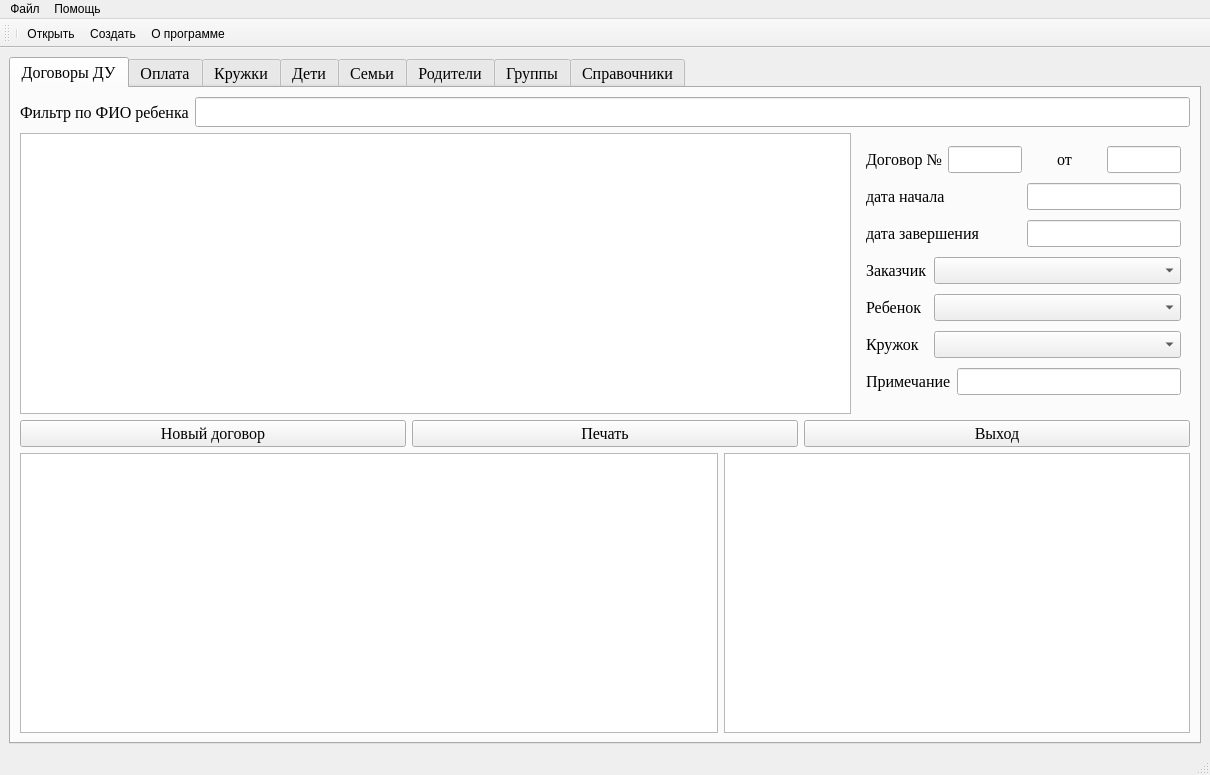
<?xml version="1.0" encoding="UTF-8"?>
<ui version="4.0">
 <class>MainWindow</class>
 <widget class="QMainWindow" name="MainWindow">
  <property name="geometry">
   <rect>
    <x>0</x>
    <y>0</y>
    <width>1210</width>
    <height>775</height>
   </rect>
  </property>
  <property name="windowTitle">
   <string>Платные Услуги</string>
  </property>
  <widget class="QWidget" name="centralwidget">
   <layout class="QVBoxLayout" name="verticalLayout_3">
    <item>
     <widget class="QTabWidget" name="tabWidget">
      <property name="font">
       <font>
        <family>Times New Roman</family>
        <pointsize>12</pointsize>
       </font>
      </property>
      <property name="currentIndex">
       <number>0</number>
      </property>
      <widget class="QWidget" name="tab_ContractsView">
       <attribute name="title">
        <string>Договоры ДУ</string>
       </attribute>
       <layout class="QVBoxLayout" name="verticalLayout">
        <item>
         <layout class="QHBoxLayout" name="horizontalLayout_11">
          <item>
           <widget class="QLabel" name="label_9">
            <property name="font">
             <font>
              <family>Times New Roman</family>
              <pointsize>12</pointsize>
             </font>
            </property>
            <property name="text">
             <string>Фильтр по ФИО ребенка</string>
            </property>
           </widget>
          </item>
          <item>
           <widget class="QLineEdit" name="lineEdit_FilterChild">
            <property name="font">
             <font>
              <family>Times New Roman</family>
              <pointsize>14</pointsize>
             </font>
            </property>
           </widget>
          </item>
         </layout>
        </item>
        <item>
         <layout class="QHBoxLayout" name="horizontalLayout_10" stretch="5,2">
          <item>
           <widget class="QTableWidget" name="tableWidget_Contracts"/>
          </item>
          <item>
           <widget class="QWidget" name="widget_ContractInfo" native="true">
            <layout class="QVBoxLayout" name="verticalLayout_2">
             <item>
              <layout class="QHBoxLayout" name="horizontalLayout" stretch="1,1,1,1">
               <item>
                <widget class="QLabel" name="label">
                 <property name="font">
                  <font>
                   <family>Times New Roman</family>
                   <pointsize>12</pointsize>
                  </font>
                 </property>
                 <property name="text">
                  <string>Договор №</string>
                 </property>
                </widget>
               </item>
               <item>
                <widget class="QLineEdit" name="lineEdit_ContractNumber">
                 <property name="font">
                  <font>
                   <family>Times New Roman</family>
                   <pointsize>12</pointsize>
                  </font>
                 </property>
                </widget>
               </item>
               <item>
                <widget class="QLabel" name="label_2">
                 <property name="font">
                  <font>
                   <family>Times New Roman</family>
                   <pointsize>12</pointsize>
                  </font>
                 </property>
                 <property name="text">
                  <string>от</string>
                 </property>
                 <property name="alignment">
                  <set>Qt::AlignCenter</set>
                 </property>
                </widget>
               </item>
               <item>
                <widget class="QLineEdit" name="lineEdit_ContractDate">
                 <property name="font">
                  <font>
                   <family>Times New Roman</family>
                   <pointsize>12</pointsize>
                  </font>
                 </property>
                </widget>
               </item>
              </layout>
             </item>
             <item>
              <layout class="QHBoxLayout" name="horizontalLayout_2" stretch="1,1">
               <item>
                <widget class="QLabel" name="label_3">
                 <property name="font">
                  <font>
                   <family>Times New Roman</family>
                   <pointsize>12</pointsize>
                  </font>
                 </property>
                 <property name="text">
                  <string>дата начала</string>
                 </property>
                </widget>
               </item>
               <item>
                <widget class="QLineEdit" name="lineEdit_ContractDateStart">
                 <property name="font">
                  <font>
                   <family>Times New Roman</family>
                   <pointsize>12</pointsize>
                  </font>
                 </property>
                </widget>
               </item>
              </layout>
             </item>
             <item>
              <layout class="QHBoxLayout" name="horizontalLayout_4" stretch="1,1">
               <item>
                <widget class="QLabel" name="label_4">
                 <property name="font">
                  <font>
                   <family>Times New Roman</family>
                   <pointsize>12</pointsize>
                  </font>
                 </property>
                 <property name="text">
                  <string>дата завершения</string>
                 </property>
                </widget>
               </item>
               <item>
                <widget class="QLineEdit" name="lineEdit_ContractDateEnd">
                 <property name="font">
                  <font>
                   <family>Times New Roman</family>
                   <pointsize>12</pointsize>
                  </font>
                 </property>
                </widget>
               </item>
              </layout>
             </item>
             <item>
              <layout class="QHBoxLayout" name="horizontalLayout_6" stretch="1,4">
               <item>
                <widget class="QLabel" name="label_5">
                 <property name="font">
                  <font>
                   <family>Times New Roman</family>
                   <pointsize>12</pointsize>
                  </font>
                 </property>
                 <property name="text">
                  <string>Заказчик</string>
                 </property>
                </widget>
               </item>
               <item>
                <widget class="QComboBox" name="comboBox_ContractApplicant">
                 <property name="font">
                  <font>
                   <family>Times New Roman</family>
                   <pointsize>12</pointsize>
                  </font>
                 </property>
                </widget>
               </item>
              </layout>
             </item>
             <item>
              <layout class="QHBoxLayout" name="horizontalLayout_7" stretch="1,4">
               <item>
                <widget class="QLabel" name="label_6">
                 <property name="font">
                  <font>
                   <family>Times New Roman</family>
                   <pointsize>12</pointsize>
                  </font>
                 </property>
                 <property name="text">
                  <string>Ребенок</string>
                 </property>
                </widget>
               </item>
               <item>
                <widget class="QComboBox" name="comboBox_ContractChild">
                 <property name="font">
                  <font>
                   <family>Times New Roman</family>
                   <pointsize>12</pointsize>
                  </font>
                 </property>
                </widget>
               </item>
              </layout>
             </item>
             <item>
              <layout class="QHBoxLayout" name="horizontalLayout_8" stretch="1,4">
               <item>
                <widget class="QLabel" name="label_7">
                 <property name="font">
                  <font>
                   <family>Times New Roman</family>
                   <pointsize>12</pointsize>
                  </font>
                 </property>
                 <property name="text">
                  <string>Кружок</string>
                 </property>
                </widget>
               </item>
               <item>
                <widget class="QComboBox" name="comboBox_ContractLessons">
                 <property name="font">
                  <font>
                   <family>Times New Roman</family>
                   <pointsize>12</pointsize>
                  </font>
                 </property>
                </widget>
               </item>
              </layout>
             </item>
             <item>
              <layout class="QHBoxLayout" name="horizontalLayout_9">
               <item>
                <widget class="QLabel" name="label_8">
                 <property name="font">
                  <font>
                   <family>Times New Roman</family>
                   <pointsize>12</pointsize>
                  </font>
                 </property>
                 <property name="text">
                  <string>Примечание</string>
                 </property>
                </widget>
               </item>
               <item>
                <widget class="QLineEdit" name="lineEdit_ContractRemaks">
                 <property name="font">
                  <font>
                   <family>Times New Roman</family>
                   <pointsize>12</pointsize>
                  </font>
                 </property>
                </widget>
               </item>
              </layout>
             </item>
            </layout>
           </widget>
          </item>
         </layout>
        </item>
        <item>
         <layout class="QHBoxLayout" name="horizontalLayout_3">
          <item>
           <widget class="QPushButton" name="pushButton_NewContract">
            <property name="text">
             <string>Новый договор</string>
            </property>
           </widget>
          </item>
          <item>
           <widget class="QPushButton" name="pushButton_PrintContract">
            <property name="text">
             <string>Печать</string>
            </property>
           </widget>
          </item>
          <item>
           <widget class="QPushButton" name="pushButton_Close">
            <property name="text">
             <string>Выход</string>
            </property>
           </widget>
          </item>
         </layout>
        </item>
        <item>
         <layout class="QHBoxLayout" name="horizontalLayout_5" stretch="3,2">
          <item>
           <widget class="QTableWidget" name="tableWidget_Payments"/>
          </item>
          <item>
           <widget class="QTableView" name="tableView_ChildInfo"/>
          </item>
         </layout>
        </item>
       </layout>
      </widget>
      <widget class="QWidget" name="tab_Payment">
       <attribute name="title">
        <string>Оплата</string>
       </attribute>
      </widget>
      <widget class="QWidget" name="tab_Lessons">
       <attribute name="title">
        <string>Кружки</string>
       </attribute>
      </widget>
      <widget class="QWidget" name="tab_Children">
       <attribute name="title">
        <string>Дети</string>
       </attribute>
      </widget>
      <widget class="QWidget" name="tab_Family">
       <attribute name="title">
        <string>Семьи</string>
       </attribute>
      </widget>
      <widget class="QWidget" name="tab_Parents">
       <attribute name="title">
        <string>Родители</string>
       </attribute>
      </widget>
      <widget class="QWidget" name="tab_Teams">
       <attribute name="title">
        <string>Группы</string>
       </attribute>
      </widget>
      <widget class="QWidget" name="tab_Dictionary">
       <attribute name="title">
        <string>Справочники</string>
       </attribute>
      </widget>
     </widget>
    </item>
   </layout>
  </widget>
  <widget class="QMenuBar" name="menubar">
   <property name="geometry">
    <rect>
     <x>0</x>
     <y>0</y>
     <width>1210</width>
     <height>26</height>
    </rect>
   </property>
   <widget class="QMenu" name="menu">
    <property name="title">
     <string>Файл</string>
    </property>
    <addaction name="action_2"/>
    <addaction name="action"/>
   </widget>
   <widget class="QMenu" name="menu_2">
    <property name="title">
     <string>Помощь</string>
    </property>
    <addaction name="action_3"/>
   </widget>
   <addaction name="menu"/>
   <addaction name="menu_2"/>
  </widget>
  <widget class="QStatusBar" name="statusbar"/>
  <widget class="QToolBar" name="toolBar_MainWindow">
   <property name="sizePolicy">
    <sizepolicy hsizetype="Preferred" vsizetype="Fixed">
     <horstretch>0</horstretch>
     <verstretch>0</verstretch>
    </sizepolicy>
   </property>
   <property name="windowTitle">
    <string>toolBar</string>
   </property>
   <attribute name="toolBarArea">
    <enum>TopToolBarArea</enum>
   </attribute>
   <attribute name="toolBarBreak">
    <bool>false</bool>
   </attribute>
   <addaction name="separator"/>
   <addaction name="action"/>
   <addaction name="action_2"/>
   <addaction name="action_3"/>
  </widget>
  <action name="action">
   <property name="icon">
    <iconset theme="document-open">
     <normaloff>.</normaloff>.</iconset>
   </property>
   <property name="text">
    <string>Открыть</string>
   </property>
  </action>
  <action name="action_2">
   <property name="icon">
    <iconset theme="folder-new">
     <normaloff>.</normaloff>.</iconset>
   </property>
   <property name="text">
    <string>Создать</string>
   </property>
  </action>
  <action name="action_3">
   <property name="icon">
    <iconset theme="help-about">
     <normaloff>.</normaloff>.</iconset>
   </property>
   <property name="text">
    <string>О программе</string>
   </property>
  </action>
 </widget>
 <resources>
  <include location="../img/img.qrc"/>
 </resources>
 <connections/>
</ui>
